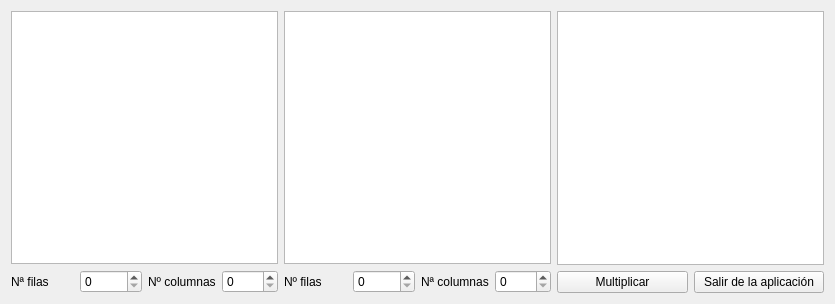
<?xml version="1.0" encoding="UTF-8"?>
<ui version="4.0">
 <class>Widget</class>
 <widget class="QWidget" name="Widget">
  <property name="geometry">
   <rect>
    <x>0</x>
    <y>0</y>
    <width>835</width>
    <height>304</height>
   </rect>
  </property>
  <property name="windowTitle">
   <string>Calculadora de matrices</string>
  </property>
  <layout class="QGridLayout" name="gridLayout">
   <item row="0" column="0">
    <widget class="QTableView" name="tableViewA"/>
   </item>
   <item row="0" column="1" rowspan="2">
    <layout class="QVBoxLayout" name="verticalLayout_2">
     <item>
      <widget class="QTableView" name="tableViewB"/>
     </item>
     <item>
      <layout class="QHBoxLayout" name="horizontalLayout_6">
       <item>
        <layout class="QHBoxLayout" name="horizontalLayout">
         <item>
          <widget class="QLabel" name="label_3">
           <property name="text">
            <string>Nº filas</string>
           </property>
          </widget>
         </item>
         <item>
          <widget class="QSpinBox" name="NFilasSpinBoxB"/>
         </item>
        </layout>
       </item>
       <item>
        <layout class="QHBoxLayout" name="horizontalLayout_2">
         <item>
          <widget class="QLabel" name="label_4">
           <property name="text">
            <string>Nª columnas</string>
           </property>
          </widget>
         </item>
         <item>
          <widget class="QSpinBox" name="NFilasSpinBoxB_2"/>
         </item>
        </layout>
       </item>
      </layout>
     </item>
    </layout>
   </item>
   <item row="0" column="2" rowspan="2">
    <layout class="QVBoxLayout" name="verticalLayout_3">
     <item>
      <widget class="QTableView" name="tableViewR"/>
     </item>
     <item>
      <layout class="QHBoxLayout" name="horizontalLayout_7">
       <item>
        <widget class="QPushButton" name="MultiplicarpushButton">
         <property name="text">
          <string>Multiplicar</string>
         </property>
        </widget>
       </item>
       <item>
        <widget class="QPushButton" name="SalirpushButton">
         <property name="text">
          <string>Salir de la aplicación</string>
         </property>
        </widget>
       </item>
      </layout>
     </item>
    </layout>
   </item>
   <item row="1" column="0">
    <layout class="QHBoxLayout" name="horizontalLayout_5">
     <item>
      <layout class="QHBoxLayout" name="horizontalLayout_3">
       <item>
        <widget class="QLabel" name="label_2">
         <property name="text">
          <string>Nª filas</string>
         </property>
        </widget>
       </item>
       <item>
        <widget class="QSpinBox" name="NFilasSpinBoxA"/>
       </item>
      </layout>
     </item>
     <item>
      <layout class="QHBoxLayout" name="horizontalLayout_4">
       <item>
        <widget class="QLabel" name="label">
         <property name="text">
          <string>Nº columnas</string>
         </property>
        </widget>
       </item>
       <item>
        <widget class="QSpinBox" name="NColumnasSpinBoxA"/>
       </item>
      </layout>
     </item>
    </layout>
   </item>
  </layout>
 </widget>
 <layoutdefault spacing="6" margin="11"/>
 <resources/>
 <connections/>
</ui>
